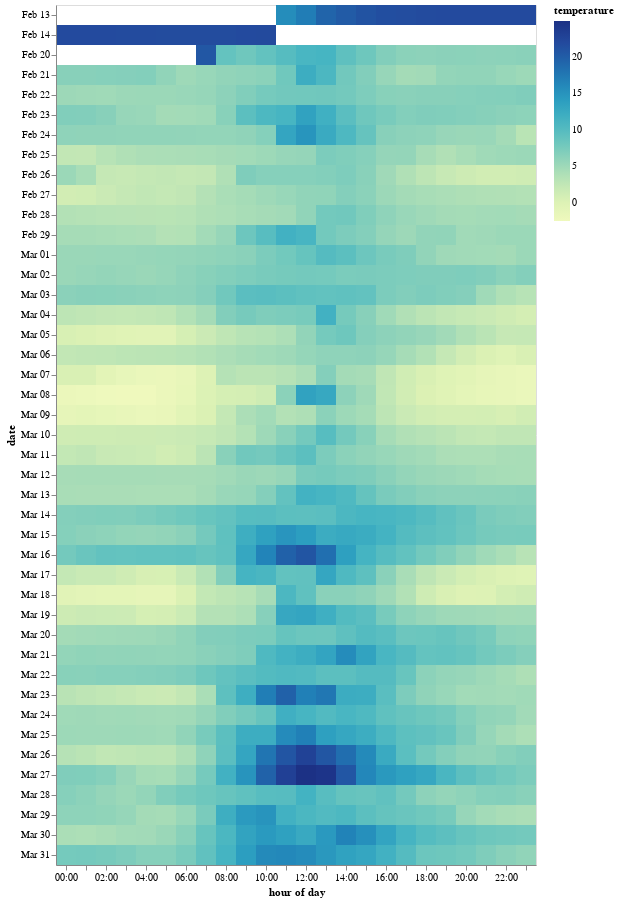

This figure's notebook cell:
### Code cell
# Plotting the average temperature each hour
alt.Chart((df_temperature_hourly).reset_index()).mark_rect().encode(
    alt.X('hoursminutes(time):O', title='hour of day'),
    alt.Y('monthdate(time):O', title='date'),
    alt.Color('temperature:Q', title='temperature')
)

### Figure 1 — Vega-Lite specification as saved in the notebook (floating-point values rounded to 4 significant figures; data arrays with more than 128 entries replaced by an {"elided": "..."} marker saying what was removed)
{"config": {"view": {"continuousWidth": 400, "continuousHeight": 300}}, "data": {"name": "data-32b3989ce8e39b9f644db9edc54c3371"}, "mark": "rect", "encoding": {"color": {"field": "temperature", "title": "temperature", "type": "quantitative"}, "x": {"field": "time", "timeUnit": "hoursminutes", "title": "hour of day", "type": "ordinal"}, "y": {"field": "time", "timeUnit": "monthdate", "title": "date", "type": "ordinal"}}, "$schema": "https://vega.github.io/schema/vega-lite/v4.17.0.json", "datasets": {"data-32b3989ce8e39b9f644db9edc54c3371": {"elided": "1141 records"}}}
